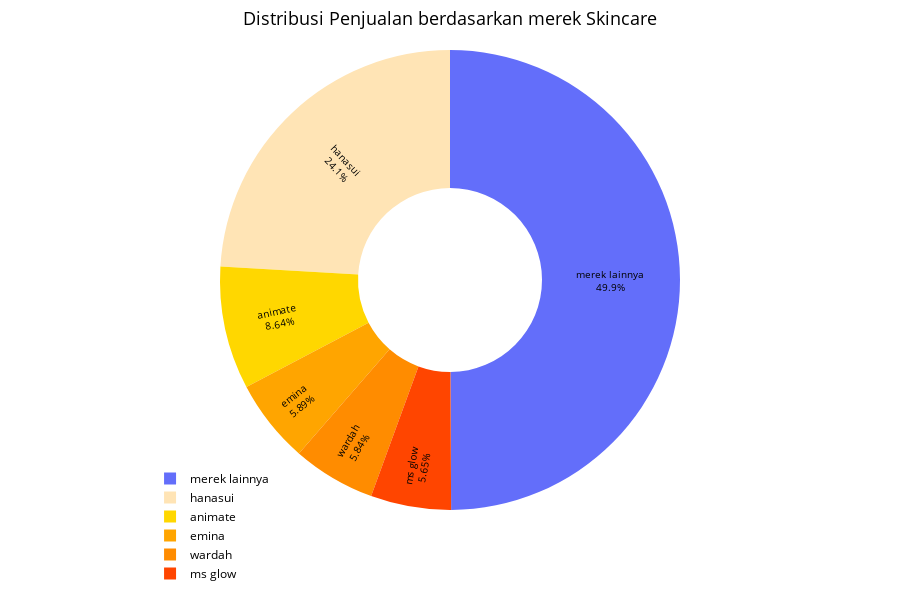

Notebook code for this chart:
### Code cell
import pandas as pd
import plotly.graph_objects as go

# Menghitung total penjualan per merek
type_sales = df.groupby('merek')['produkterjual'].sum().sort_values(ascending=False)
threshold_percentage = 5

# Hitung persentase penjualan per merek
total_sales = type_sales.sum()
type_sales_percentage = (type_sales / total_sales) * 100

# Menentukan kategori dengan persentase di bawah threshold
small_types = type_sales_percentage[type_sales_percentage < threshold_percentage].index

# Menggabungkan kategori kecil menjadi 'Others'
type_sales['merek lainnya'] = type_sales[small_types].sum()
type_sales = type_sales[~type_sales.index.isin(small_types)]

# Hitung persentase baru setelah penggabungan
type_sales_percentage = (type_sales / total_sales) * 100

# Definisikan palet warna dari terang ke gelap
colors = ['#FFE4B5', '#FFD700', '#FFA500', '#FF8C00', '#FF4500']  # Dari terang ke gelap
num_types = len(type_sales)

# Membuat pie chart dengan Plotly
fig = go.Figure()

# Menambahkan trace untuk pie chart
fig.add_trace(go.Pie(
    labels=type_sales.index,  # Menggunakan label merek
    values=type_sales.values,  # Menggunakan jumlah produk terjual
    hole=0.4,  # Membuat Donut Chart
    textinfo='label+percent',  # Menampilkan label dan persentase
    insidetextorientation='radial',  # Orientasi teks di dalam pie chart
    marker=dict(colors=colors[:num_types]),  # Warna dari terang ke gelap
    textfont=dict(size=10, color='black'),  # Ukuran dan warna teks di dalam pie chart
    hovertemplate='<b>%{label}</b><br>Persentase: %{percent:.2%}<br>Jumlah: %{value:.0f} produk<extra></extra>'  # Menampilkan jumlah produk terjual
))

fig.update_layout(
    title={
        'text': 'Distribusi Penjualan berdasarkan merek Skincare',
        'font_size': 18,
        'font_color': 'black',
        'x': 0.5,
        'xanchor': 'center'
    },
    template='plotly_white',  # Tema terang
    plot_bgcolor='white',  # Latar belakang plot putih
    paper_bgcolor='white',  # Latar belakang kertas putih
    legend=dict(
        font=dict(color='black'),  # Warna teks legend hitam
        orientation='v',  # Orientasi vertikal
        yanchor='top',
        y=0.1,  # Menempatkan legend di samping pie chart
        xanchor='left',
        x=0.0001  # Menempatkan legend sedikit lebih jauh di sebelah kanan pie chart
    ),
    margin=dict(l=150, r=150, t=50, b=15),  # Mengatur margin
    height=600,  # Tinggi plot
    width=900  # Lebar plot
)

# Menampilkan plot
fig.show()

### Figure 1 — Plotly figure (JSON) as saved in the notebook; plotly's stock layout.template omitted (floating-point values rounded to 4 significant figures)
{"data": [{"hole": 0.4, "hovertemplate": "<b>%{label}</b><br>Persentase: %{percent:.2%}<br>Jumlah: %{value:.0f} produk<extra></extra>", "insidetextorientation": "radial", "labels": ["hanasui", "animate", "emina", "wardah", "ms glow", "merek lainnya"], "marker": {"colors": ["#FFE4B5", "#FFD700", "#FFA500", "#FF8C00", "#FF4500"]}, "textfont": {"color": "black", "size": 10}, "textinfo": "label+percent", "type": "pie", "values": [923419, 331723, 225944, 224104, 216709, 1915895]}], "layout": {"height": 600, "legend": {"font": {"color": "black"}, "orientation": "v", "x": 0.0001, "xanchor": "left", "y": 0.1, "yanchor": "top"}, "margin": {"b": 15, "l": 150, "r": 150, "t": 50}, "paper_bgcolor": "white", "plot_bgcolor": "white", "title": {"font": {"color": "black", "size": 18}, "text": "Distribusi Penjualan berdasarkan merek Skincare", "x": 0.5, "xanchor": "center"}, "width": 900}}
